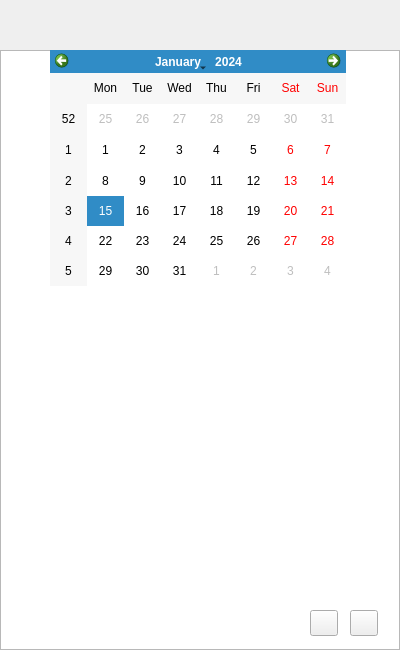
<?xml version="1.0" encoding="UTF-8"?>
<ui version="4.0">
 <class>Form</class>
 <widget class="QWidget" name="Form">
  <property name="geometry">
   <rect>
    <x>0</x>
    <y>0</y>
    <width>400</width>
    <height>650</height>
   </rect>
  </property>
  <property name="minimumSize">
   <size>
    <width>400</width>
    <height>650</height>
   </size>
  </property>
  <property name="maximumSize">
   <size>
    <width>400</width>
    <height>650</height>
   </size>
  </property>
  <property name="windowTitle">
   <string>Form</string>
  </property>
  <widget class="QTextBrowser" name="textBrowser">
   <property name="geometry">
    <rect>
     <x>0</x>
     <y>50</y>
     <width>400</width>
     <height>600</height>
    </rect>
   </property>
   <property name="minimumSize">
    <size>
     <width>400</width>
     <height>600</height>
    </size>
   </property>
   <property name="maximumSize">
    <size>
     <width>400</width>
     <height>600</height>
    </size>
   </property>
  </widget>
  <widget class="QLabel" name="label">
   <property name="geometry">
    <rect>
     <x>0</x>
     <y>-10</y>
     <width>400</width>
     <height>71</height>
    </rect>
   </property>
   <property name="text">
    <string/>
   </property>
   <property name="pixmap">
    <pixmap resource="pics.qrc">:/pics/6.png</pixmap>
   </property>
  </widget>
  <widget class="QCalendarWidget" name="calendarWidget">
   <property name="geometry">
    <rect>
     <x>50</x>
     <y>50</y>
     <width>296</width>
     <height>236</height>
    </rect>
   </property>
   <property name="styleSheet">
    <string notr="true"/>
   </property>
  </widget>
  <widget class="QPushButton" name="pushButton">
   <property name="geometry">
    <rect>
     <x>310</x>
     <y>610</y>
     <width>28</width>
     <height>26</height>
    </rect>
   </property>
   <property name="styleSheet">
    <string notr="true">QPushButton{border-image: url(:/pics/cal1.png)}
QPushButton:hover{border-image: url(:/pics/cal2.png)}
QPushButton:pressed{border-image: url(:/pics/cal3.png)}</string>
   </property>
   <property name="text">
    <string/>
   </property>
  </widget>
  <widget class="QPushButton" name="pushButton_2">
   <property name="geometry">
    <rect>
     <x>350</x>
     <y>610</y>
     <width>28</width>
     <height>26</height>
    </rect>
   </property>
   <property name="styleSheet">
    <string notr="true">QPushButton{border-image: url(:/pics/cal4.png)}
QPushButton:hover{border-image: url(:/pics/cal5.png)}
QPushButton:pressed{border-image: url(:/pics/cal6.png)}</string>
   </property>
   <property name="text">
    <string/>
   </property>
  </widget>
 </widget>
 <resources>
  <include location="pics.qrc"/>
 </resources>
 <connections>
  <connection>
   <sender>pushButton</sender>
   <signal>clicked()</signal>
   <receiver>calendarWidget</receiver>
   <slot>show()</slot>
   <hints>
    <hint type="sourcelabel">
     <x>228</x>
     <y>616</y>
    </hint>
    <hint type="destinationlabel">
     <x>153</x>
     <y>268</y>
    </hint>
   </hints>
  </connection>
  <connection>
   <sender>pushButton_2</sender>
   <signal>clicked()</signal>
   <receiver>calendarWidget</receiver>
   <slot>hide()</slot>
   <hints>
    <hint type="sourcelabel">
     <x>345</x>
     <y>613</y>
    </hint>
    <hint type="destinationlabel">
     <x>233</x>
     <y>238</y>
    </hint>
   </hints>
  </connection>
 </connections>
</ui>
